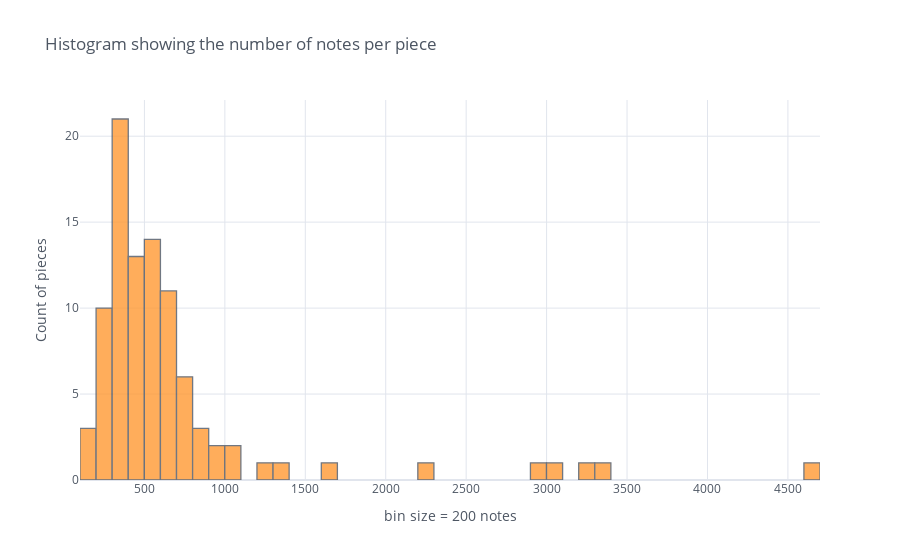

Notebook code for this chart:
### Markdown cell above
As noted in class, this distribution shows how often every key of the piano is pressed if you play all notes of all pieces in the middle octave. The plot reveals that

* the white keys [0, 2, 4, 5, 7, 9, 11] will be pressed more frequently than the black keys [1, 3, 6, 8, 10],
* Bb/A# is the most frequent black key,
* B/Cb  is the least frequent white key.

### How many notes in one piece?

### Code cell
notes.groupby('id').size().iplot('hist', bins=50, title='Histogram showing the number of notes per piece', xTitle='bin size = 200 notes', yTitle='Count of pieces')

### Figure 1 — Plotly figure (JSON) as saved in the notebook; plotly's stock layout.template omitted (floating-point values rounded to 4 significant figures)
{"data": [{"histfunc": "count", "histnorm": "", "marker": {"color": "rgba(255, 153, 51, 1.0)", "line": {"color": "#4D5663", "width": 1.3}}, "nbinsx": 50, "opacity": 0.8, "orientation": "v", "type": "histogram", "x": [867, 972, 394, 419, 500, 504, 455, 574, 441, 802, 3093, 659, 446, 355, 426, 713, 308, 799, 2293, 617, 582, 273, 363, 376, 177, 873, 2909, 737, 349, 335, 309, 311, 1043, 3337, 716, 540, 413, 709, 220, 902, 4653, 737, 626, 281, 521, 482, 340, 1062, 619, 485, 351, 264, 444, 633, 559, 516, 375, 395, 263, 448, 539, 549, 383, 395, 321, 225, 651, 481, 525, 330, 276, 477, 157, 668, 626, 598, 441, 330, 380, 306, 1202, 671, 501, 307, 259, 289, 542, 687, 196, 1695, 1304, 640, 3218, 200]}], "layout": {"barmode": "overlay", "legend": {"bgcolor": "#FFFFFF", "font": {"color": "#4D5663"}}, "paper_bgcolor": "#FFFFFF", "plot_bgcolor": "#FFFFFF", "title": {"font": {"color": "#4D5663"}, "text": "Histogram showing the number of notes per piece"}, "xaxis": {"gridcolor": "#E1E5ED", "showgrid": true, "tickfont": {"color": "#4D5663"}, "title": {"font": {"color": "#4D5663"}, "text": "bin size = 200 notes"}, "zerolinecolor": "#E1E5ED"}, "yaxis": {"gridcolor": "#E1E5ED", "showgrid": true, "tickfont": {"color": "#4D5663"}, "title": {"font": {"color": "#4D5663"}, "text": "Count of pieces"}, "zerolinecolor": "#E1E5ED"}}}
